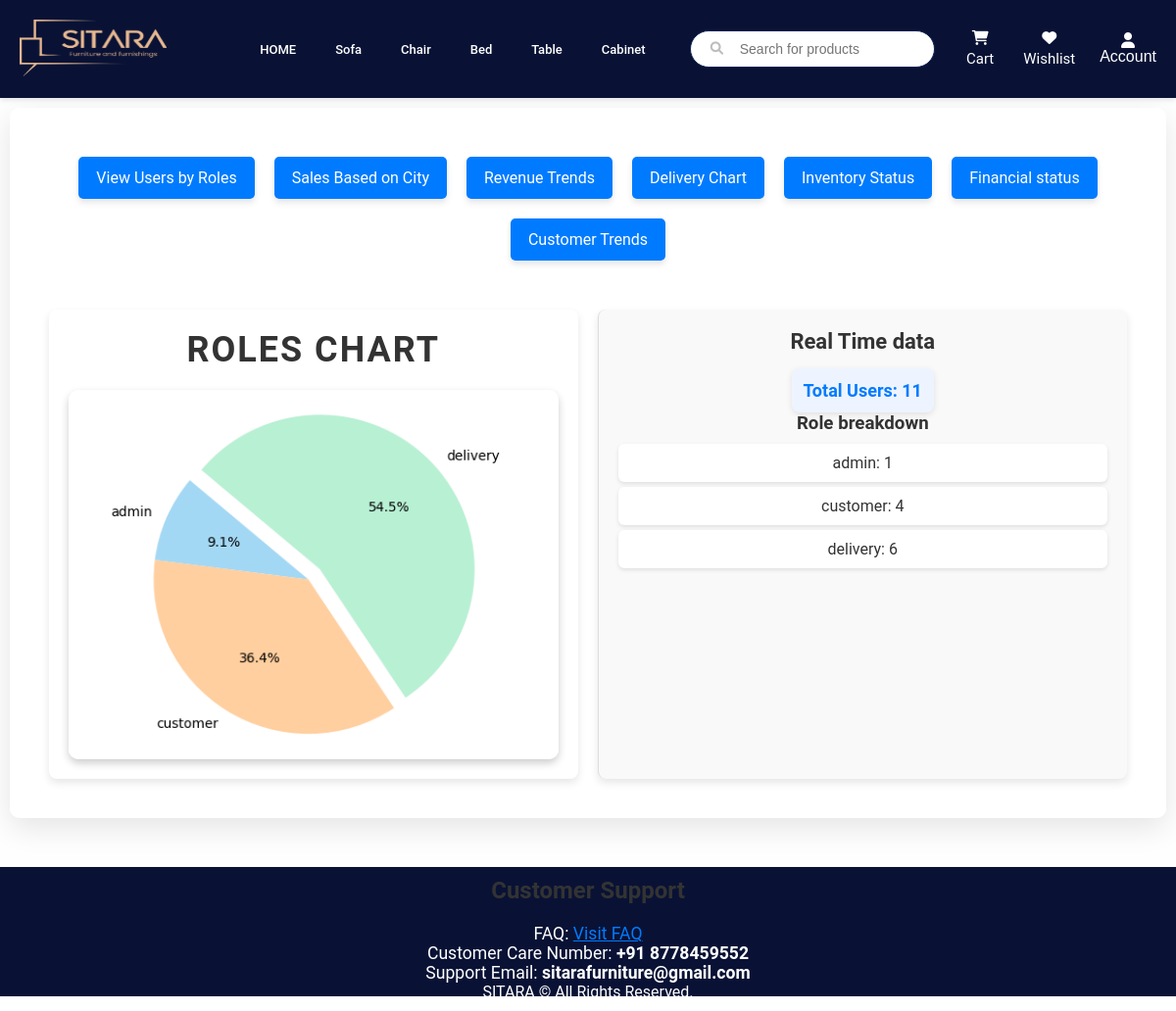
Page /visualization/roles_chart on the committed database.
### app/models.py (models this page shows, shortened)
class User(UserMixin, db.Model):
    id = db.Column(db.Integer, primary_key=True)
    username = db.Column(db.String(50), nullable=False)
    email = db.Column(db.String(100), unique=True, nullable=False)
    password = db.Column(db.String(255), nullable=False)
    role = db.Column(db.String(20), nullable=False)
    contact = db.Column(db.String(20), nullable=False)
    address = db.Column(db.String(200), nullable=False)
    city = db.Column(db.String(100), nullable=False)
    reset_token = db.Column(db.String(128), nullable=True)

### app/visualization.py (the view)
@visualization.route('/roles_chart')
def roles_chart():
    roles = db.session.query(User.role, db.func.count(User.role)).group_by(User.role).all()
    roles_dict = {role: count for role, count in roles}
    labels = roles_dict.keys()
    sizes = roles_dict.values()
    colors = ['#A3D8F4', '#FFCF9F', '#B8F0D3', '#F9D5E5', '#FFE4C4']  # Subtle colors
    explode = [0.1 if max(sizes) == size else 0 for size in sizes]  # Highlight the largest segment
    fig, ax = plt.subplots()
    ax.pie(sizes, explode=explode, labels=labels, colors=colors, autopct='%1.1f%%', startangle=140)
    ax.axis('equal')  # Equal aspect ratio ensures the pie is drawn as a circle.
    img = io.BytesIO()
    plt.savefig(img, format='png', bbox_inches='tight')
    img.seek(0)
    pie_chart_url = base64.b64encode(img.getvalue()).decode('utf-8')
    plt.close()
    total_users = sum(sizes)
    analytics_data = {
        "total_users": total_users,
        "role_distribution": roles_dict
    }
    return render_template('roles.html', pie_chart_url=pie_chart_url, analytics_data=analytics_data,title='Roles Chart',side_title='Real Time data',t1='Total Users:',t2='Role breakdown')

### app/templates/roles.html (shortened to what this page needs)
<!DOCTYPE html>
<html lang="en">
<head>
</head>
<body>
    {% extends "home.html" %}
    {% block content %}
    <div class="form-container">
        <div class="button-container">
            <a href="/visualization/roles_chart" class="button">View Users by Roles</a>
            <a href="/visualization/sales_by_city" class="button">Sales Based on City</a>
            <a href="/visualization/revenue_trends" class="button">Revenue Trends</a>
            <a href="/visualization/delivery_chart" class="button">Delivery Chart</a>
            <a href="/visualization/inventory_status" class="button">Inventory Status</a>
            <a href="/visualization/financial_health" class="button">Financial status</a>
            <a href="/visualization/customer_trends" class="button">Customer Trends</a>
        </div>
    <div class="content">
        <div class="chart-container">
            <h1>{{title}}</h1>
            {% if pie_chart_url %}
                <img >
            {% else %}
                <p>No chart available.</p>
            {% endif %}
        </div>
        <div class="analytics">
            <h2>{{side_title}}</h2>
            <div class="data">{{t1}} {{ analytics_data.total_users }}</div>
            <h3>{{t2}}</h3>
            <ul>
                {% for role, count in analytics_data.role_distribution.items() %}
                <li>{{ role }}: {{ count }}</li>
                {% endfor %}
            </ul>
        </div>
    </div>
    {% endblock %}

### app/static/home.css (style rules this page uses)
* { margin: 0; padding-top: 0; box-sizing: border-box; }
body { margin: 0; padding: 0; background-color: #f4f4f4; color: #333; */ }

### rows in the picture
User: role "admin", id "1"
User: role "customer", id "4"

### other values in the picture
{{ title }} "ROLES CHART"
{{ side_title }} "Real Time data"
{{ t1 }} "Total Users:"
{{ analytics_data.total_users }} "11"
{{ t2 }} "Role breakdown"
{{ role }} "delivery"
{{ count }} "6"
